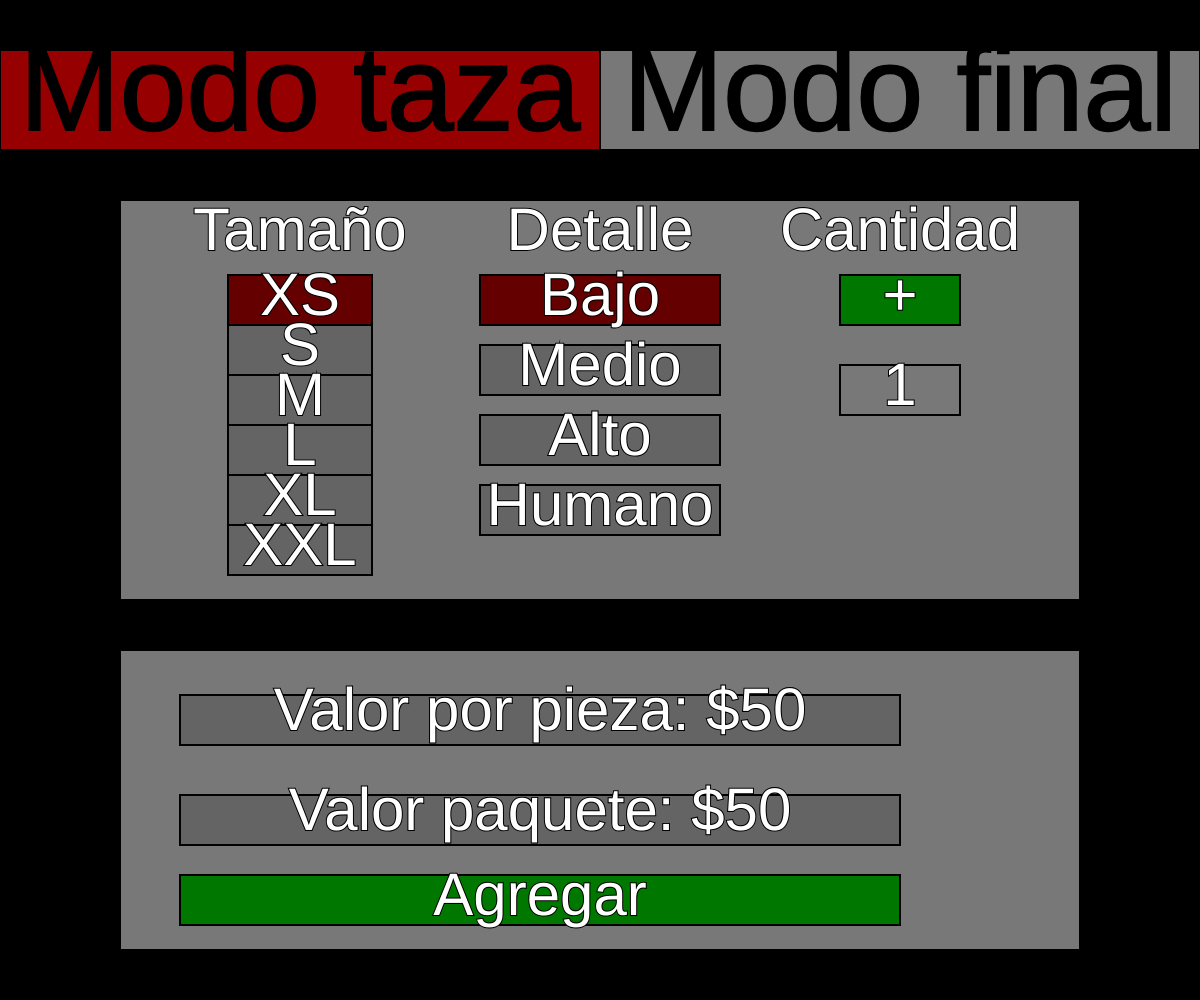
Frame 1 (no input)
Frame 60 (no input): identical to frame 1, image omitted
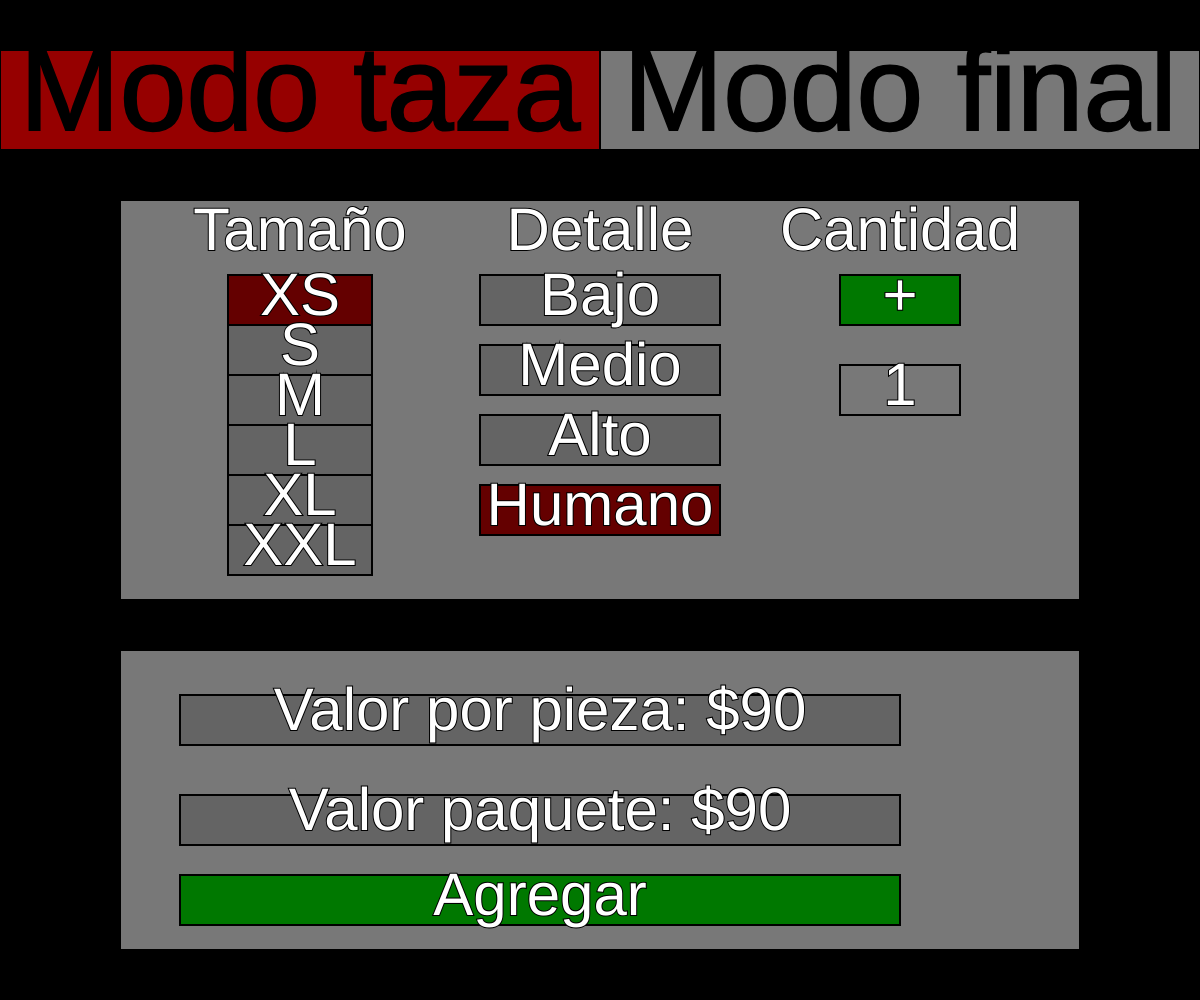
Frame 120 (the mouse pressed at the canvas centre since frame 60)

The p5.js sketch that drew these frames (run headless with seeded random() and noise() and a simulated clock; from frame 60 on, the mouse is pressed at the canvas centre):

// p5.js sketch
// ── sketch.js
var state = false

//tazas variables
var base  = 300
let sized = []
let detail = []

var selectedA = 0
var selectedB = 0
var cantidad = 1

let plus 
let minus
let buy
let cnt 
var flag = false

var pieza = 0

let shop =[]
let erace 

function setup() { 
  createCanvas(windowWidth, windowHeight);
  rectMode(CENTER)
  textAlign(CENTER)
  
  sized.push( new data("XS",100))   
  sized.push( new data("S",100)) 
  sized.push( new data("M",200) )
  sized.push( new data("L",300) )
  sized.push( new data("XL",400) )
  sized.push( new data("XXL",600) )

  
  detail.push( new data("Bajo",100) )
  detail.push( new data("Medio",200) )
  detail.push( new data("Alto",300) )
  detail.push( new data("Humano",500) )
  
  plus = new data("+",1)
  minus = new data("-",-1)
  cnt = new data("1",1)
  buy = new data("Agregar",0)
  erace = new data("X",0)
}

function draw() {
  background(0); 
  if (button(0,width/4,height * 0.1,width/2,height * 0.1,"Modo taza")){
      state = false
  }
  if (button(1,3*width/4,height * 0.1,width/2,height * 0.1,"Modo final")){
      state = true      
  }
  
  if (!state){
    // tasacion de cosas 
    fill(120)
    rect(width/2,0.4 * height,0.8 * width,0.4 * height)
    fill(255)
    textSize(width * 0.05)
    text("Tamaño",width/4,0.25 * height)
    for (var i = 0;i<sized.length;i++){
      if (selectedA == i){
          fill(100,0,0)
          }else{
            fill(100)
          }
      
     if( sized[i].show(width/4,0.3 * height + (i*0.05*height),0.12 * width, 0.05 * height)){
       selectedA = i
     }     
    }
    ////////////////////////////////////////
    fill(255)
    textSize(width * 0.05)
    text("Detalle",2*width/4,0.25 * height)
    for (var j = 0;j<detail.length;j++){
      if (selectedB == j){
          fill(100,0,0)
          }else{
            fill(100)
          }
      
     if( detail[j].show(2*width/4,0.3 * height + (j*0.07*height),0.2 * width, 0.05 * height)){
       selectedB = j
     }     
    }
    /////////////////////////////////////////////
    
    fill(255)
    textSize(width * 0.05)
    text("Cantidad",3*width/4,0.25 * height)
    fill(0,120,0)
    if (plus.show(3*width/4,0.3 * height,0.1 * width, 0.05 * height)){
      cantidad++;    
      cnt.rewrite(str(cantidad))
    }
    
    fill(120,0,0)
    if ( cantidad > 1&& minus.show(3*width/4,0.3 * height + (2*0.09*height),0.1 * width, 0.05 * height)){
      cantidad--; 
      cnt.rewrite(str(cantidad))
    }
    fill(120)
    cnt.show(3*width/4,0.3 * height + (1*0.09*height),0.1 * width, 0.05 * height)
    ////////////////////////////////////////////////
    fill(120)
    rect(width/2,0.8 * height,0.8 * width,0.3 * height)
    stroke(0)
    fill(100)
    rect(0.45*width,0.72 * height,0.6 * width,0.05 * height)
    fill(255)
    textSize(width * 0.05)    
    pieza = 300 + sized[selectedA].val + detail[selectedB].val
    if (selectedA == 0){
        pieza *= 0.1
        }
    text("Valor por pieza: $" + pieza,0.45*width,0.73 * height)
    fill(100)
    rect(0.45*width,0.82 * height,0.6 * width,0.05 * height)
    fill(255)
    text("Valor paquete: $" + pieza * cantidad,0.45*width,0.83 * height)
    fill(0,120,0)
    if (buy.show(0.45*width,0.90 * height,0.6 * width,0.05 * height)){
       shop.push( new item("TAM: " + sized[selectedA].txt + " Det: " + detail[selectedB].txt + " Cant: " + cantidad,pieza * cantidad))
      pieza = 0
       selectedA = 0
      selectedB = 0
      cantidad = 1
      cnt.rewrite(str(cantidad))      
    }
    
  }else{
    if (shop [0] == null){
      fill(255)
      textSize(width * 0.05)
      text("No hay elementos aun",width/2,height/2)
        
    }else{
      var absoluteY = height * 0.66
      var space = absoluteY/shop.length
      var tot  = 0
      if (shop.length <10){
          space = 0.05 * height          
          }
      for (var k = 0; k< shop.length;k++){
        fill(120)
        tot += shop[k].val
        shop[k].show(0.4 * width,height/4 + (k*space), 0.8 * width,space)
        fill(120,0,0)
        if ( erace.show(0.9 * width,height/4 + (k*space), 0.1 * width,space)){
            shop.splice(k,1)            
            }        
      }
      fill(255)
      textSize(width * 0.05)
     text("Costo total: $" + tot,width/2,0.95 * height)     }
     
  }
  if (!mouseIsPressed){
      flag = false
      }
}

function windowResized() {
  resizeCanvas(windowWidth, windowHeight);
}

function button(st,x,y,xl,yl,tx){
  
  if (st == 0){      
    if (state){        
      fill(120)
    }else{
      fill(150,0,0)
    }
  }
  if(st == 1){
    if (!state){        
      fill(120)
    }else{
      fill(150,0,0)
    }
  }
  stroke(0)
  strokeWeight(2)
  rect(x,y,xl,yl);
  fill(0)
  textSize(width * 0.1)
  text(tx,x ,y + yl * 0.3)
  
  if (mouseIsPressed && !flag){
      if(mouseX < x + xl/2 && mouseX > x - xl/2){
         if(mouseY < y + yl/2 && mouseY > y - yl/2){
           flag = true
           return true        
        }        
      }      
  }
  return false
}



// ── objs.js
class data{
  constructor(txt,val){
    this.txt = txt
    this.val = val    
  }
  show( x, y, xl, yl){
    stroke(0)
    strokeWeight(2)
    rect(x,y,xl,yl);
    fill(255)
    textSize(width * 0.05)
    text(str(this.txt),x ,y + yl * 0.3)
  
  if (mouseIsPressed && !flag){
      if(mouseX < x + xl/2 && mouseX > x - xl/2){
         if(mouseY < y + yl/2 && mouseY > y - yl/2){
           flag = true
           return true        
        }        
      }      
  }
  return false
    
    
  }
  rewrite(news){
    this.txt = news
    
  } 
  
  
}

class item{
  constructor(txt,val){
    this.txt = txt
    this.val = val    
  }
  show( x, y, xl, yl){
    stroke(0)
    strokeWeight(2)
    rect(x,y,xl,yl);
    fill(255)
    textSize(width * 0.05)
    text(str(this.txt) + " $" + this.val,x ,y + yl * 0.3)
  
  if (mouseIsPressed && !flag){
      if(mouseX < x + xl/2 && mouseX > x - xl/2){
         if(mouseY < y + yl/2 && mouseY > y - yl/2){
           flag = true
           return true        
        }        
      }      
  }
  return false
    
    
  }
  
  
}
